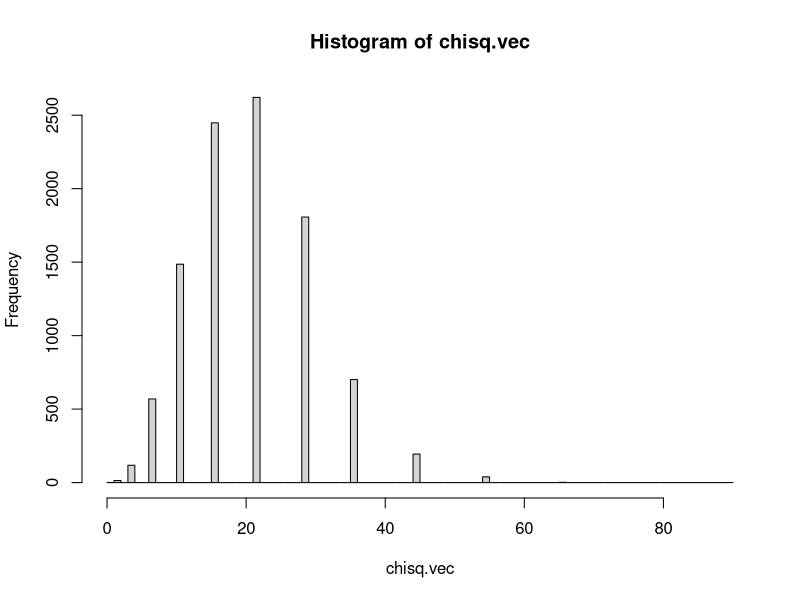

Write the R code that produced this figure.
#Randomly draw a vector of 10000 observations from a hypergeometric distribution
ranvec <- rhyper(10000, 13, 24, 21)

#Write a function to calculate the chisq statistics
chisq.stat <- function(obs) {
(X.sq = (13 - (21 - obs) - 5.62)^2/5.62 + (24 - obs - 10.38)^2/10.38 + (21 - obs - 7.38)^2/7.38 + (obs - 13.62)^2/13.62    )  
return (X.sq)}

#Calculate the chisq statistics for 10000 obs
chisq.vec <- chisq.stat(ranvec)

#Draw a histogram with specified breaks
hist(chisq.vec, breaks = seq(0, 90,by = 1))